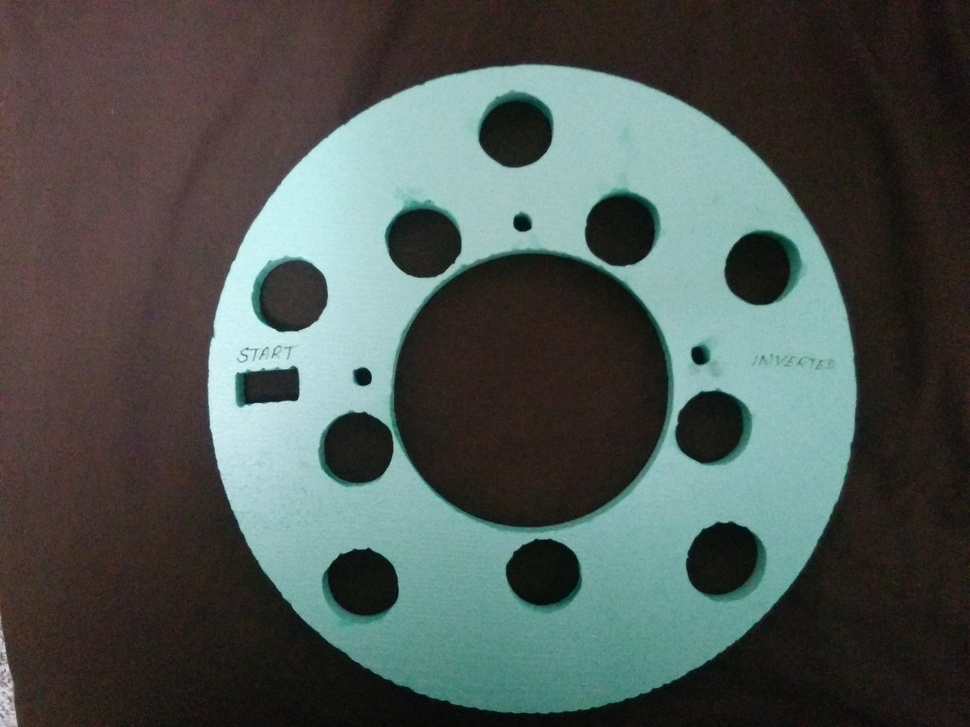
%> input picture Project3/ECE 4950 Image Processing tutorial/gameboard.jpg, 970 x 727 px, shrunk from 2592 x 1944 before the run
$ octave MatlabTutorial.m   (GNU Octave 9; MATLAB toolbox functions it lacks are replaced by stand-ins)
%> lines starting %> are read from the running program, lines starting %| are printed output that depends on the picture; in (x1, y1, x2, y2) boxes, pixels count from 0 and x2, y2 are one past the last pixel; in counts of white or black regions, pixels touching at a corner belong together; the program's own positions count from 1
%A brief tutorial to using Image Processing Functions in MATLAB.
%This code loads an image of a gameboard, processes it using functions
%for image processing applications such thresholding, background subtraction
%Many lines of code have been commented out, you can uncomment them to see
%the output. When in doubt, MATLAB Help files will come in handy.
%Written for ECE 4950 Senior Design at Clemson University
%Author: Venkataraman Ganesh
%10 October 2014

clc;
clear all;

%load and prepare the image:
gameboard= imread('gameboard.jpg'); %Load your background image
%> gameboard is the input picture: size 727x970x3 uint8; mean R, G, B 77.8, 86.4, 82.7
newimg= imread ('gameboardpin.jpg'); %Load your live image
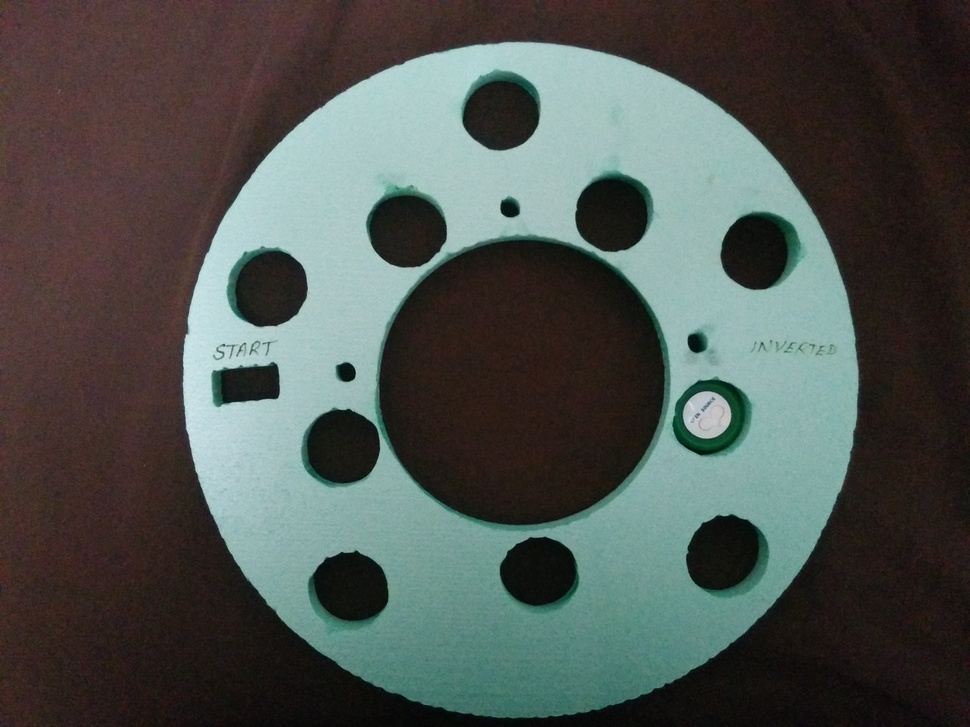
%> input picture Project3/ECE 4950 Image Processing tutorial/gameboardpin.jpg, 970 x 727 px, shrunk from 2592 x 1944 before the run
%> newimg is the input picture: size 727x970x3 uint8; mean R, G, B 78.3, 84.2, 80.1

%if you ever have to rotate the image
%test = imrotate(gameboard, 90);

%convert to grayscale
histimg= rgb2gray(gameboard); % converts rgb to gray,
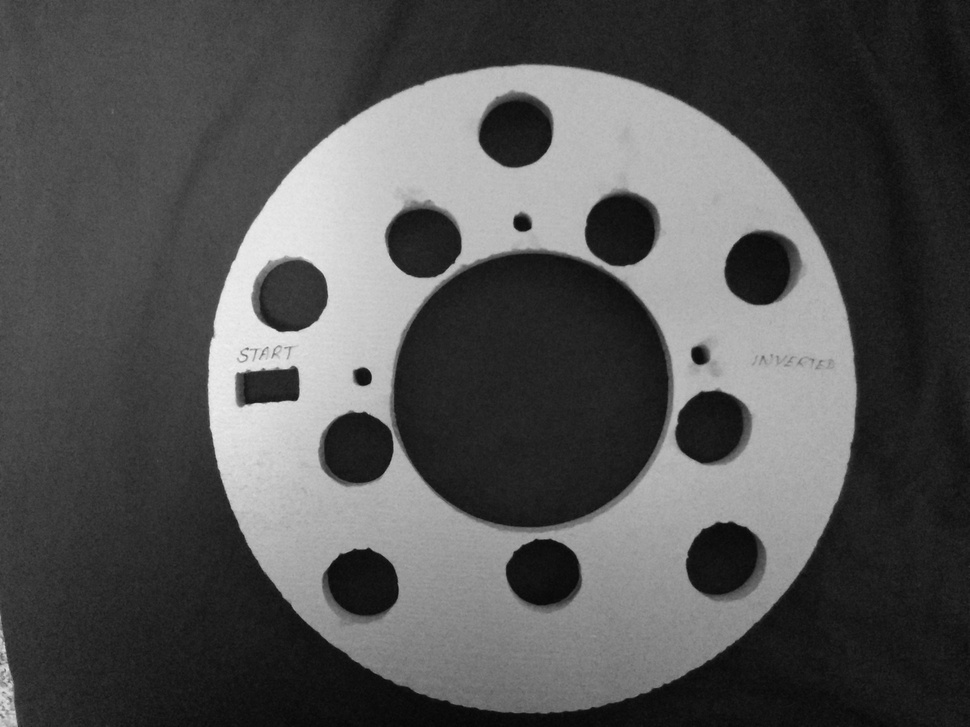
%> histimg: size 727x970 uint8; min 4, max 239, mean 83.4
newimg2= rgb2gray(newimg);
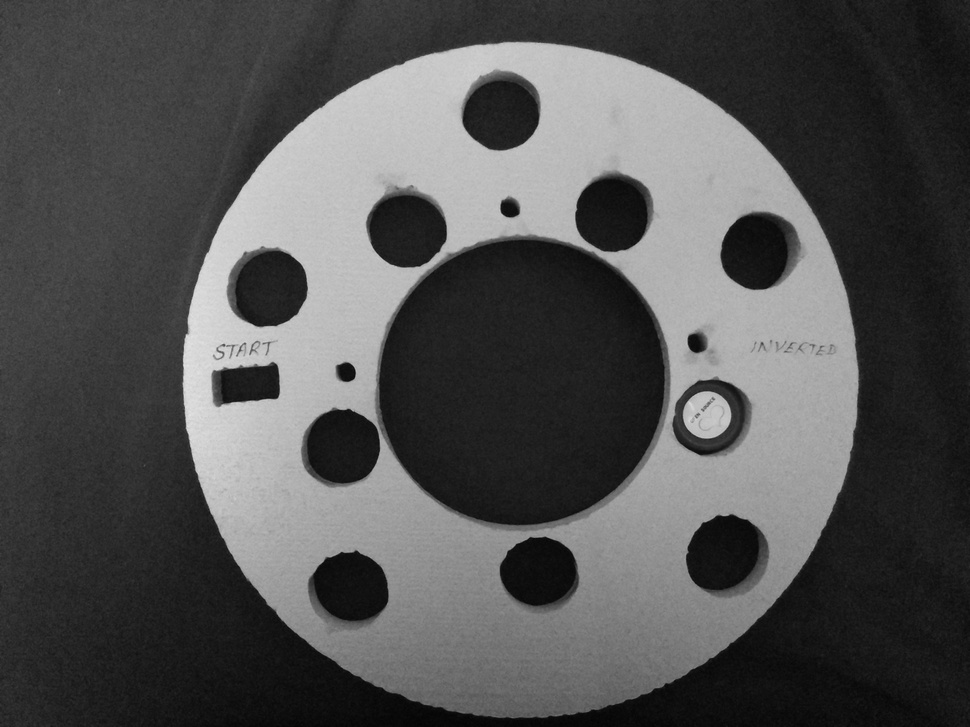
%> newimg2: size 727x970 uint8; min 2, max 228, mean 82

%view histogram (useful when you want to estimate a threshold value for manual thresholding)
%figure, imhist(histimg,256); % 256 bins or pixel values


%Thresholding with graythresh
%thresholdlevel= graythresh(histimg); % thresholds using inbuilt Otsu's thresholding method
%figure, imshow (histimg);

%manually thresholding with a cut-off value between 0 and 1, to get a binary image
thresh = im2bw(histimg,0.40);
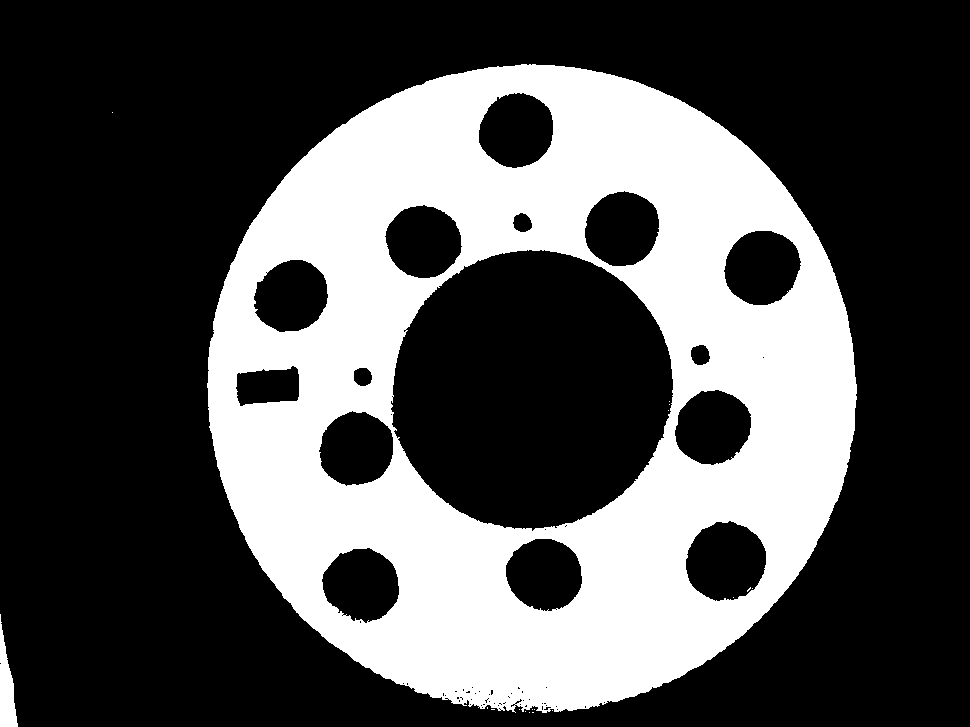
%> thresh: size 727x970 logical; 31.7% white; 18 white regions (16 under 20 px), largest, box (x1, y1, x2, y2) and area: (207, 64, 857, 713) 222391, (0, 614, 18, 727) 1092
thresh2 = im2bw(newimg2,0.50);% we can use a different threshold value to capture the foreground
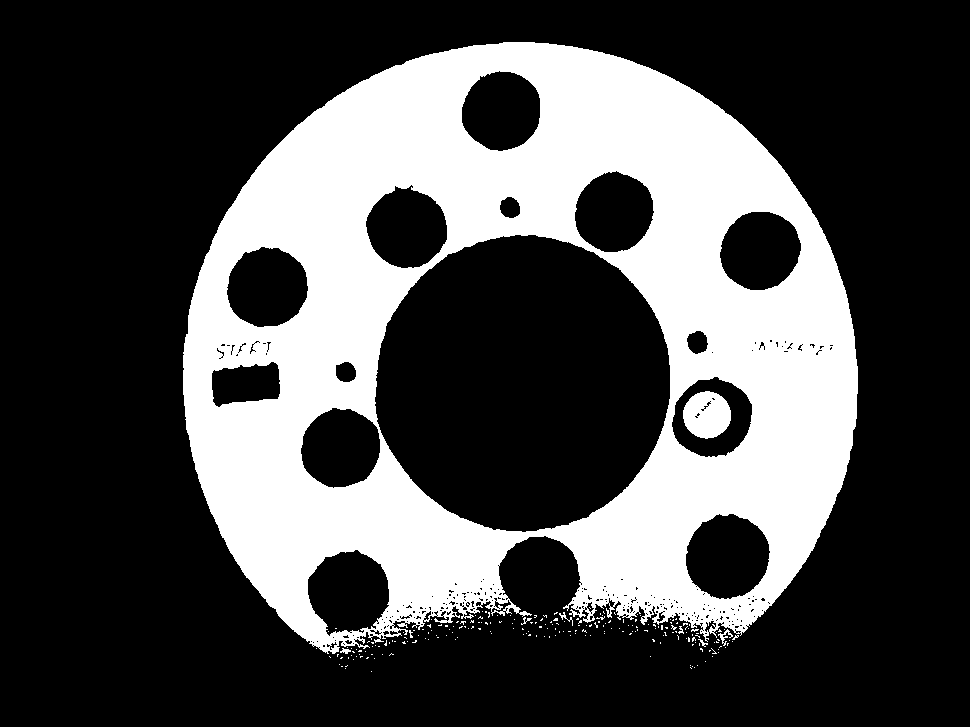
%> thresh2: size 727x970 logical; 29.4% white; 220 white regions (212 under 20 px), largest, box (x1, y1, x2, y2) and area: (183, 42, 858, 654) 204854, (683, 391, 731, 439) 1739, (718, 629, 733, 646) 77
%figure, imshow (thresh2);

%%% Image must be binary for background subtraction %%%

%dilate to fill in eroded foreground pixels
se = strel('square',5); % Structural element of 5x5
dilate= imdilate(thresh, se);
%> dilate: size 727x970 logical; 33.8% white; 3 white regions, box (x1, y1, x2, y2) and area: (205, 62, 859, 715) 237089, (0, 612, 20, 727) 1361, (110, 110, 115, 115) 25
%dilate2= imdilate(dilate, se); %Dilate multiple times if needed
%figure, imshow (dilate2);

%Background subtraction:
foreground= bitxor(thresh2, thresh); %there are multiple ways to do background subtraction, here we simply use bitwise XOR
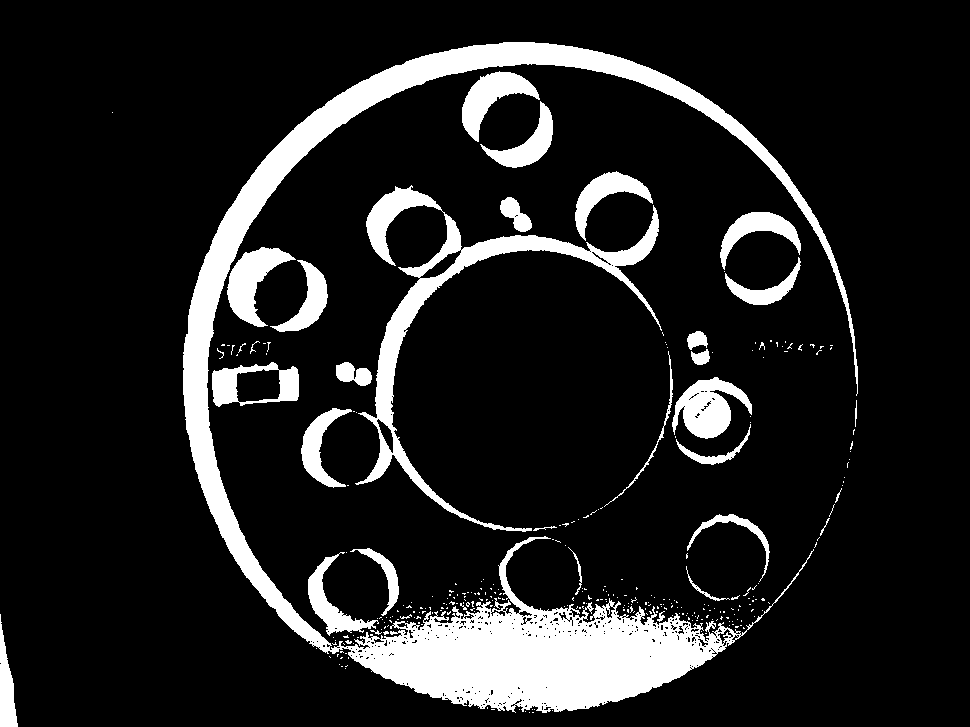
%> foreground: size 727x970 logical; 12.9% white; 308 white regions (274 under 20 px), largest, box (x1, y1, x2, y2) and area: (183, 42, 858, 713) 53444, (355, 185, 662, 532) 11472, (672, 377, 752, 439) 2718
figure, imshow (foreground); %Foreground pixels separated
